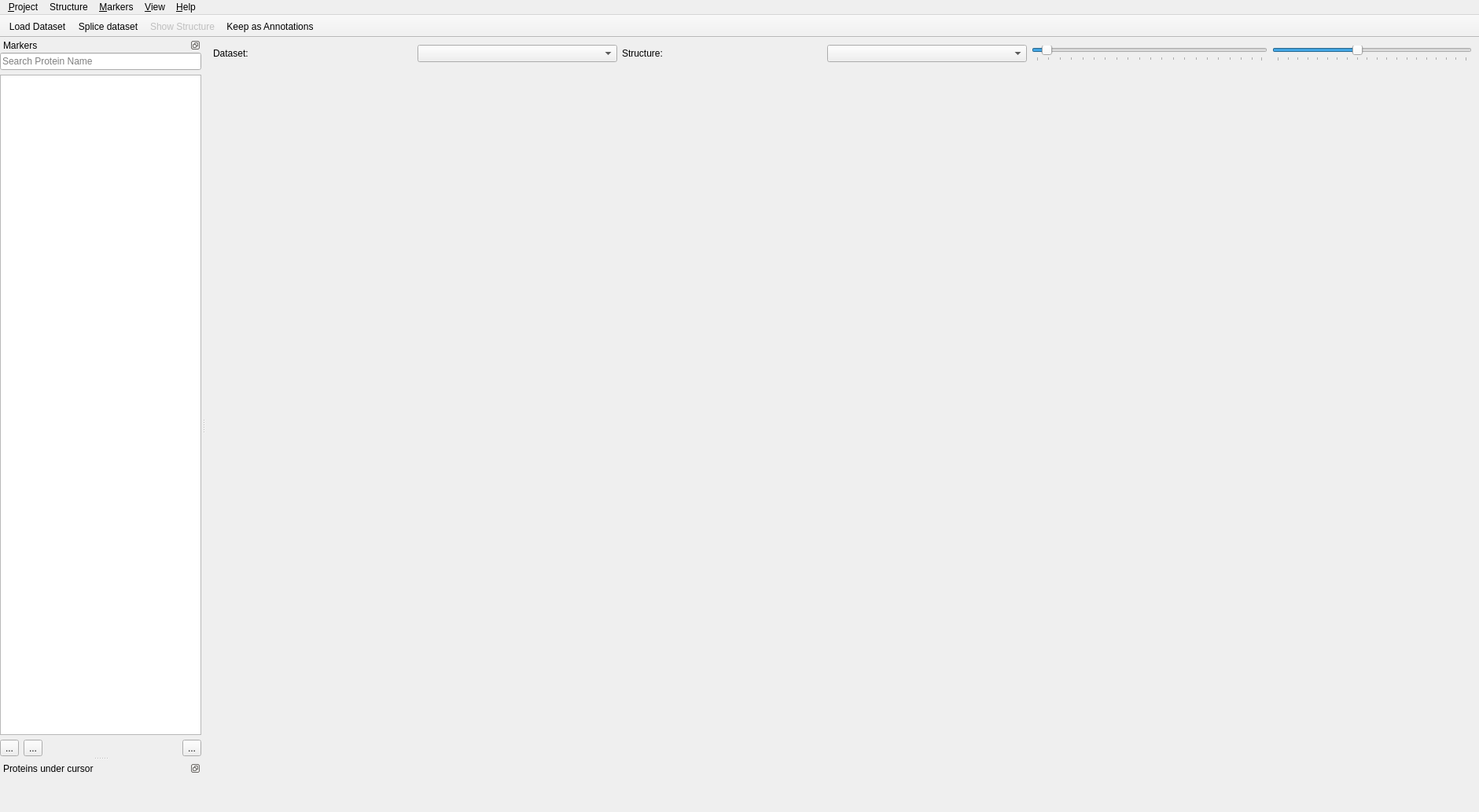
<?xml version="1.0" encoding="UTF-8"?>
<ui version="4.0">
 <class>MainWindow</class>
 <widget class="QMainWindow" name="MainWindow">
  <property name="geometry">
   <rect>
    <x>0</x>
    <y>0</y>
    <width>1881</width>
    <height>1033</height>
   </rect>
  </property>
  <property name="acceptDrops">
   <bool>true</bool>
  </property>
  <property name="windowTitle">
   <string>Belki</string>
  </property>
  <property name="windowIcon">
   <iconset resource="../resources/index.qrc">
    <normaloff>:/appicon</normaloff>:/appicon</iconset>
  </property>
  <property name="unifiedTitleAndToolBarOnMac">
   <bool>false</bool>
  </property>
  <widget class="QWidget" name="centralwidget">
   <layout class="QVBoxLayout" name="verticalLayout">
    <property name="leftMargin">
     <number>0</number>
    </property>
    <property name="topMargin">
     <number>0</number>
    </property>
    <property name="rightMargin">
     <number>0</number>
    </property>
    <property name="bottomMargin">
     <number>0</number>
    </property>
    <item>
     <widget class="QWidget" name="topBar" native="true">
      <layout class="QHBoxLayout" name="_2">
       <item>
        <widget class="QLabel" name="datasetLabel">
         <property name="text">
          <string>Dataset:</string>
         </property>
        </widget>
       </item>
       <item>
        <widget class="QComboBox" name="datasetSelect">
         <property name="sizeAdjustPolicy">
          <enum>QComboBox::AdjustToContents</enum>
         </property>
        </widget>
       </item>
       <item>
        <widget class="QLabel" name="structureLabel">
         <property name="text">
          <string>Structure:</string>
         </property>
        </widget>
       </item>
       <item>
        <widget class="QComboBox" name="structureSelect">
         <property name="sizeAdjustPolicy">
          <enum>QComboBox::AdjustToContents</enum>
         </property>
        </widget>
       </item>
       <item>
        <widget class="QSlider" name="granularitySlider">
         <property name="sizePolicy">
          <sizepolicy hsizetype="Preferred" vsizetype="Fixed">
           <horstretch>0</horstretch>
           <verstretch>0</verstretch>
          </sizepolicy>
         </property>
         <property name="minimumSize">
          <size>
           <width>300</width>
           <height>0</height>
          </size>
         </property>
         <property name="toolTip">
          <string>Adjust granularity in cluster hierarchy</string>
         </property>
         <property name="minimum">
          <number>1</number>
         </property>
         <property name="maximum">
          <number>100</number>
         </property>
         <property name="pageStep">
          <number>5</number>
         </property>
         <property name="value">
          <number>5</number>
         </property>
         <property name="orientation">
          <enum>Qt::Horizontal</enum>
         </property>
         <property name="tickPosition">
          <enum>QSlider::TicksBelow</enum>
         </property>
        </widget>
       </item>
       <item>
        <widget class="QSlider" name="famsKSlider">
         <property name="sizePolicy">
          <sizepolicy hsizetype="Preferred" vsizetype="Fixed">
           <horstretch>0</horstretch>
           <verstretch>0</verstretch>
          </sizepolicy>
         </property>
         <property name="minimumSize">
          <size>
           <width>100</width>
           <height>0</height>
          </size>
         </property>
         <property name="toolTip">
          <string>Adjust parameter k for adaptive bandwidths</string>
         </property>
         <property name="minimum">
          <number>10</number>
         </property>
         <property name="maximum">
          <number>200</number>
         </property>
         <property name="value">
          <number>90</number>
         </property>
         <property name="orientation">
          <enum>Qt::Horizontal</enum>
         </property>
         <property name="tickPosition">
          <enum>QSlider::TicksBelow</enum>
         </property>
        </widget>
       </item>
      </layout>
     </widget>
    </item>
    <item>
     <widget class="QTabWidget" name="tabWidget">
      <property name="currentIndex">
       <number>-1</number>
      </property>
      <property name="elideMode">
       <enum>Qt::ElideLeft</enum>
      </property>
      <property name="documentMode">
       <bool>true</bool>
      </property>
      <property name="tabsClosable">
       <bool>true</bool>
      </property>
      <property name="movable">
       <bool>true</bool>
      </property>
     </widget>
    </item>
   </layout>
  </widget>
  <widget class="QToolBar" name="toolBar">
   <property name="contextMenuPolicy">
    <enum>Qt::NoContextMenu</enum>
   </property>
   <property name="windowTitle">
    <string>Main Toolbar</string>
   </property>
   <property name="movable">
    <bool>false</bool>
   </property>
   <property name="allowedAreas">
    <set>Qt::BottomToolBarArea|Qt::TopToolBarArea</set>
   </property>
   <property name="floatable">
    <bool>false</bool>
   </property>
   <attribute name="toolBarArea">
    <enum>TopToolBarArea</enum>
   </attribute>
   <attribute name="toolBarBreak">
    <bool>false</bool>
   </attribute>
   <addaction name="actionLoadDataset"/>
   <addaction name="actionSplice"/>
   <addaction name="actionShowStructure"/>
   <addaction name="actionPersistAnnotations"/>
  </widget>
  <widget class="QDockWidget" name="dockWidget">
   <property name="features">
    <set>QDockWidget::DockWidgetFloatable|QDockWidget::DockWidgetMovable</set>
   </property>
   <property name="allowedAreas">
    <set>Qt::LeftDockWidgetArea|Qt::RightDockWidgetArea</set>
   </property>
   <property name="windowTitle">
    <string>Markers</string>
   </property>
   <attribute name="dockWidgetArea">
    <number>1</number>
   </attribute>
   <widget class="QWidget" name="markerWidget">
    <layout class="QVBoxLayout" name="verticalLayout_4">
     <property name="leftMargin">
      <number>0</number>
     </property>
     <property name="topMargin">
      <number>0</number>
     </property>
     <property name="rightMargin">
      <number>0</number>
     </property>
     <property name="bottomMargin">
      <number>0</number>
     </property>
     <item>
      <widget class="QLineEdit" name="protSearch">
       <property name="sizePolicy">
        <sizepolicy hsizetype="Expanding" vsizetype="Fixed">
         <horstretch>0</horstretch>
         <verstretch>0</verstretch>
        </sizepolicy>
       </property>
       <property name="placeholderText">
        <string>Search Protein Name</string>
       </property>
      </widget>
     </item>
     <item>
      <widget class="QListView" name="protList">
       <property name="sizePolicy">
        <sizepolicy hsizetype="Expanding" vsizetype="Preferred">
         <horstretch>0</horstretch>
         <verstretch>0</verstretch>
        </sizepolicy>
       </property>
       <property name="verticalScrollBarPolicy">
        <enum>Qt::ScrollBarAsNeeded</enum>
       </property>
       <property name="horizontalScrollBarPolicy">
        <enum>Qt::ScrollBarAlwaysOff</enum>
       </property>
       <property name="editTriggers">
        <set>QAbstractItemView::NoEditTriggers</set>
       </property>
       <property name="selectionMode">
        <enum>QAbstractItemView::NoSelection</enum>
       </property>
       <property name="uniformItemSizes">
        <bool>true</bool>
       </property>
      </widget>
     </item>
     <item>
      <layout class="QHBoxLayout" name="horizontalLayout_2">
       <item>
        <widget class="QToolButton" name="loadMarkersButton">
         <property name="text">
          <string>...</string>
         </property>
        </widget>
       </item>
       <item>
        <widget class="QToolButton" name="saveMarkersButton">
         <property name="text">
          <string>...</string>
         </property>
        </widget>
       </item>
       <item>
        <spacer name="horizontalSpacer">
         <property name="orientation">
          <enum>Qt::Horizontal</enum>
         </property>
         <property name="sizeHint" stdset="0">
          <size>
           <width>40</width>
           <height>20</height>
          </size>
         </property>
        </spacer>
       </item>
       <item>
        <widget class="QToolButton" name="clearMarkersButton">
         <property name="text">
          <string>...</string>
         </property>
        </widget>
       </item>
      </layout>
     </item>
    </layout>
   </widget>
  </widget>
  <widget class="QDockWidget" name="dockWidget_2">
   <property name="features">
    <set>QDockWidget::DockWidgetFloatable|QDockWidget::DockWidgetMovable</set>
   </property>
   <property name="allowedAreas">
    <set>Qt::LeftDockWidgetArea|Qt::RightDockWidgetArea</set>
   </property>
   <property name="windowTitle">
    <string>Proteins under cursor</string>
   </property>
   <attribute name="dockWidgetArea">
    <number>1</number>
   </attribute>
   <widget class="ProfileWidget" name="profiles"/>
  </widget>
  <widget class="QMenuBar" name="menuBar">
   <property name="geometry">
    <rect>
     <x>0</x>
     <y>0</y>
     <width>1881</width>
     <height>34</height>
    </rect>
   </property>
   <widget class="QMenu" name="menuFile">
    <property name="title">
     <string>&amp;Project</string>
    </property>
    <addaction name="actionOpenProject"/>
    <addaction name="separator"/>
    <addaction name="actionLoadDataset"/>
    <addaction name="actionLoadDatasetAbundance"/>
    <addaction name="actionSplice"/>
    <addaction name="separator"/>
    <addaction name="actionLoadDescriptions"/>
    <addaction name="separator"/>
    <addaction name="actionSave"/>
    <addaction name="actionSaveAs"/>
    <addaction name="actionCloseProject"/>
    <addaction name="actionQuit"/>
   </widget>
   <widget class="QMenu" name="menuMarkers">
    <property name="title">
     <string>&amp;Markers</string>
    </property>
    <addaction name="actionLoadMarkers"/>
    <addaction name="actionSaveMarkers"/>
    <addaction name="separator"/>
    <addaction name="actionClearMarkers"/>
   </widget>
   <widget class="QMenu" name="menuHelp">
    <property name="title">
     <string>&amp;Help</string>
    </property>
    <addaction name="actionHelp"/>
    <addaction name="actionAbout"/>
   </widget>
   <widget class="QMenu" name="menuStructure">
    <property name="title">
     <string>Structure</string>
    </property>
    <addaction name="actionImportStructure"/>
    <addaction name="actionExportAnnotations"/>
    <addaction name="separator"/>
    <addaction name="actionShowStructure"/>
    <addaction name="separator"/>
    <addaction name="actionPersistAnnotations"/>
   </widget>
   <widget class="QMenu" name="menuView">
    <property name="title">
     <string>&amp;View</string>
    </property>
    <addaction name="actionNewWindow"/>
    <addaction name="separator"/>
    <addaction name="actionAddTab"/>
    <addaction name="actionCloseAllTabs"/>
    <addaction name="separator"/>
    <addaction name="actionUseOpenGL"/>
   </widget>
   <addaction name="menuFile"/>
   <addaction name="menuStructure"/>
   <addaction name="menuMarkers"/>
   <addaction name="menuView"/>
   <addaction name="menuHelp"/>
  </widget>
  <action name="actionLoadDataset">
   <property name="icon">
    <iconset theme="document-import">
     <normaloff>.</normaloff>.</iconset>
   </property>
   <property name="text">
    <string>&amp;Load Dataset</string>
   </property>
   <property name="toolTip">
    <string>Load a .tsv file with profiles or scored pairs</string>
   </property>
  </action>
  <action name="actionHelp">
   <property name="icon">
    <iconset theme="help-contents">
     <normaloff>.</normaloff>.</iconset>
   </property>
   <property name="text">
    <string>Quick &amp;Help</string>
   </property>
  </action>
  <action name="actionLoadMarkers">
   <property name="icon">
    <iconset theme="document-open">
     <normaloff>.</normaloff>.</iconset>
   </property>
   <property name="text">
    <string>&amp;Load Markers</string>
   </property>
   <property name="toolTip">
    <string>Load a text file with list of marker protein names</string>
   </property>
  </action>
  <action name="actionSaveMarkers">
   <property name="icon">
    <iconset theme="document-save">
     <normaloff>.</normaloff>.</iconset>
   </property>
   <property name="text">
    <string>&amp;Save Markers</string>
   </property>
   <property name="toolTip">
    <string>Save a text file with list of marker protein names</string>
   </property>
  </action>
  <action name="actionClearMarkers">
   <property name="icon">
    <iconset theme="edit-delete">
     <normaloff>.</normaloff>.</iconset>
   </property>
   <property name="text">
    <string>&amp;Clear Markers</string>
   </property>
   <property name="toolTip">
    <string>Remove all current markers</string>
   </property>
  </action>
  <action name="actionShowStructure">
   <property name="checkable">
    <bool>true</bool>
   </property>
   <property name="enabled">
    <bool>false</bool>
   </property>
   <property name="icon">
    <iconset resource="../resources/icons-custom/index.qrc">
     <normaloff>:/icons/show-partition.svg</normaloff>:/icons/show-partition.svg</iconset>
   </property>
   <property name="text">
    <string>Show Structure</string>
   </property>
   <property name="toolTip">
    <string>Color samples by their annotations/cluster</string>
   </property>
  </action>
  <action name="actionImportStructure">
   <property name="icon">
    <iconset theme="document-import">
     <normaloff>.</normaloff>.</iconset>
   </property>
   <property name="text">
    <string>&amp;Import Structure</string>
   </property>
   <property name="toolTip">
    <string>Load a .tsv annotition or .json clustering file</string>
   </property>
  </action>
  <action name="actionProfileView">
   <property name="enabled">
    <bool>false</bool>
   </property>
   <property name="icon">
    <iconset theme="view-fullscreen">
     <normaloff>.</normaloff>.</iconset>
   </property>
   <property name="text">
    <string>Open Full Plot</string>
   </property>
   <property name="toolTip">
    <string>Show proteins under cursor in new window</string>
   </property>
   <property name="shortcut">
    <string>V</string>
   </property>
  </action>
  <action name="actionExportAnnotations">
   <property name="icon">
    <iconset theme="document-export">
     <normaloff>.</normaloff>.</iconset>
   </property>
   <property name="text">
    <string>&amp;Export Annotations</string>
   </property>
   <property name="toolTip">
    <string>Save current annotations to a .tsv file</string>
   </property>
  </action>
  <action name="actionLoadDescriptions">
   <property name="icon">
    <iconset theme="document-import">
     <normaloff>.</normaloff>.</iconset>
   </property>
   <property name="text">
    <string>Load Protein &amp;Descriptions</string>
   </property>
   <property name="toolTip">
    <string>Load a .tsv description file</string>
   </property>
  </action>
  <action name="actionQuit">
   <property name="icon">
    <iconset theme="application-exit">
     <normaloff>.</normaloff>.</iconset>
   </property>
   <property name="text">
    <string>&amp;Quit</string>
   </property>
   <property name="menuRole">
    <enum>QAction::QuitRole</enum>
   </property>
  </action>
  <action name="actionSplice">
   <property name="icon">
    <iconset theme="document-new">
     <normaloff>.</normaloff>.</iconset>
   </property>
   <property name="text">
    <string>&amp;Splice dataset</string>
   </property>
   <property name="toolTip">
    <string>Create a new dataset from the features of the current dataset</string>
   </property>
  </action>
  <action name="actionLoadDatasetAbundance">
   <property name="icon">
    <iconset theme="document-import">
     <normaloff>.</normaloff>.</iconset>
   </property>
   <property name="text">
    <string>Load &amp;Abundance Values</string>
   </property>
   <property name="toolTip">
    <string>Load a .tsv file and read abundance values</string>
   </property>
  </action>
  <action name="actionPersistAnnotations">
   <property name="icon">
    <iconset theme="document-new-from-template">
     <normaloff>.</normaloff>.</iconset>
   </property>
   <property name="text">
    <string>&amp;Keep as Annotations</string>
   </property>
   <property name="toolTip">
    <string>Extract current result and keep under a new name</string>
   </property>
   <property name="shortcut">
    <string>K</string>
   </property>
  </action>
  <action name="actionCloseAllTabs">
   <property name="icon">
    <iconset theme="tab-close">
     <normaloff>.</normaloff>.</iconset>
   </property>
   <property name="text">
    <string>&amp;Close all tabs</string>
   </property>
  </action>
  <action name="actionUseOpenGL">
   <property name="checkable">
    <bool>true</bool>
   </property>
   <property name="checked">
    <bool>false</bool>
   </property>
   <property name="icon">
    <iconset theme="show-gpu-effects">
     <normaloff>.</normaloff>.</iconset>
   </property>
   <property name="text">
    <string>Use &amp;accelerated graphics</string>
   </property>
   <property name="toolTip">
    <string>Use OpenGL acceleration for charts. May be faster or slower.</string>
   </property>
  </action>
  <action name="actionSaveAs">
   <property name="icon">
    <iconset theme="document-save-as">
     <normaloff>.</normaloff>.</iconset>
   </property>
   <property name="text">
    <string>Save &amp;As…</string>
   </property>
   <property name="toolTip">
    <string>Save whole project to a new file</string>
   </property>
  </action>
  <action name="actionNewWindow">
   <property name="icon">
    <iconset theme="window-new">
     <normaloff>.</normaloff>.</iconset>
   </property>
   <property name="text">
    <string>New &amp;Window</string>
   </property>
   <property name="toolTip">
    <string>Open new window for this project</string>
   </property>
  </action>
  <action name="actionAddTab">
   <property name="icon">
    <iconset theme="tab-new">
     <normaloff>.</normaloff>.</iconset>
   </property>
   <property name="text">
    <string>Add &amp;Tab</string>
   </property>
  </action>
  <action name="actionAbout">
   <property name="icon">
    <iconset theme="help-about">
     <normaloff>.</normaloff>.</iconset>
   </property>
   <property name="text">
    <string>&amp;About Belki</string>
   </property>
   <property name="menuRole">
    <enum>QAction::AboutRole</enum>
   </property>
  </action>
  <action name="actionOpenProject">
   <property name="icon">
    <iconset theme="document-open">
     <normaloff>.</normaloff>.</iconset>
   </property>
   <property name="text">
    <string>&amp;Open Project</string>
   </property>
   <property name="toolTip">
    <string>Open project file</string>
   </property>
  </action>
  <action name="actionCloseProject">
   <property name="icon">
    <iconset theme="document-close">
     <normaloff>.</normaloff>.</iconset>
   </property>
   <property name="text">
    <string>&amp;Close Project</string>
   </property>
   <property name="toolTip">
    <string>Close this project and all related windows</string>
   </property>
   <property name="menuRole">
    <enum>QAction::QuitRole</enum>
   </property>
  </action>
  <action name="actionSave">
   <property name="enabled">
    <bool>false</bool>
   </property>
   <property name="icon">
    <iconset theme="document-save">
     <normaloff>.</normaloff>.</iconset>
   </property>
   <property name="text">
    <string>&amp;Save</string>
   </property>
   <property name="toolTip">
    <string>Save whole project</string>
   </property>
  </action>
 </widget>
 <customwidgets>
  <customwidget>
   <class>ProfileWidget</class>
   <extends>QWidget</extends>
   <header>profiles/profilewidget.h</header>
   <container>1</container>
  </customwidget>
 </customwidgets>
 <resources>
  <include location="../resources/index.qrc"/>
  <include location="../resources/icons-custom/index.qrc"/>
 </resources>
 <connections/>
</ui>
